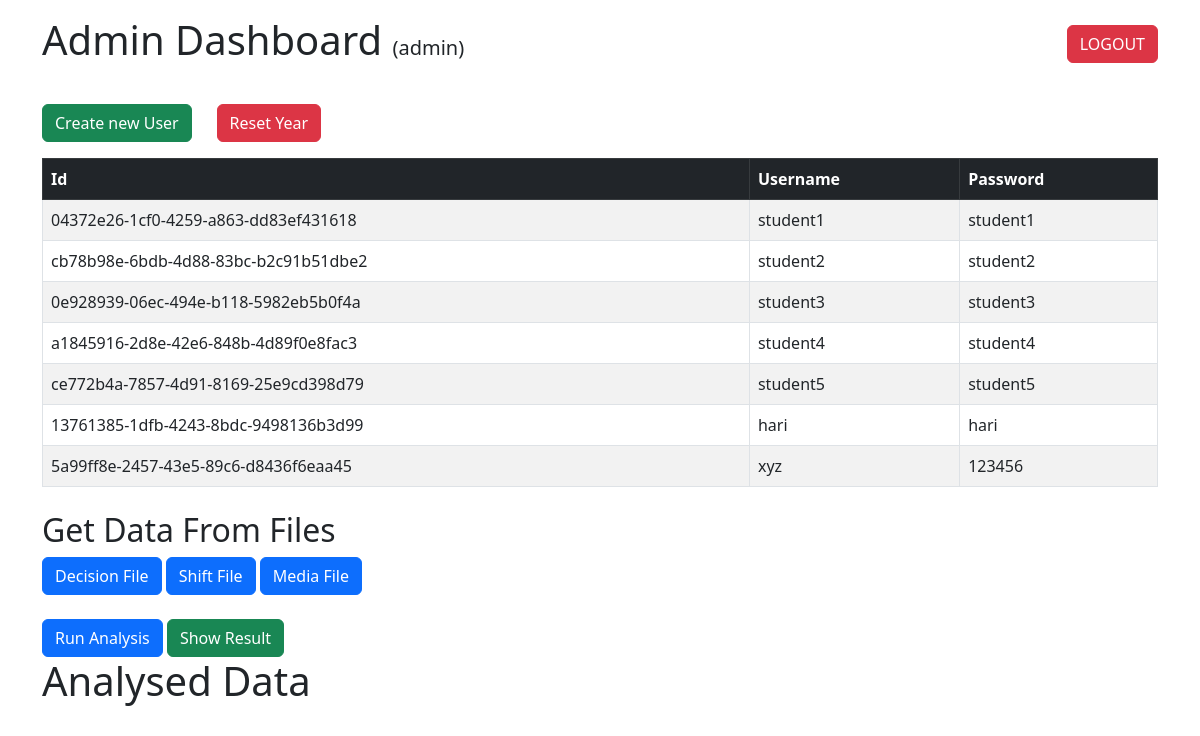
The page /admin (signed in) on the database its author committed.
### tables this page shows
CREATE TABLE "users" (
	"id"	TEXT,
	"username"	TEXT,
	"password"	TEXT,
	"userType"	TEXT
, "analysedYear"	INTEGER);

### main.py (the view)
@app.route("/admin", methods=["GET", "POST"])
def admin_dashboard():
    if not session.get('user'):
        return redirect(url_for('signin'))
    if session.get('user')['userType'] != "admin":
        return redirect(url_for('signin'))
    users = getUsers(session.get("user")['username'])
    session["users_table"] = users
    connection = sqlite3.connect("user.db")
    cursor = connection.cursor()
    cursor.execute("SELECT allowAccess FROM YEARTABLE WHERE id = 1")
    allow_access = cursor.fetchall()[0][0]
    session['showResult'] = allow_access
    return render_template("admin_dashboard.html")

### main.py (called while the page is built)
def getUsers(username):
    connection = sqlite3.connect("user.db")
    cursor = connection.cursor()
    user = session.get('user')
    cursor.execute("SELECT * FROM USERS WHERE username != ?", (username,))
    users = cursor.fetchall()
    return users

### templates/admin_dashboard.html (shortened to what this page needs)
<!DOCTYPE html>
<html lang="en">
  <head>
    <link
      href="https://cdn.jsdelivr.net/npm/bootstrap@5.3.0/dist/css/bootstrap.min.css"
      rel="stylesheet"
    />
  </head>
  <body>
    <div class="container">
      <div class="d-flex flex-row justify-content-between align-items-center py-3 ">
        <h1>Admin Dashboard <span class="lead">({{ session['user']['username'] | safe }})</span> </h1>
        <form action="/logout" method="post"><input type="submit" value="LOGOUT" class="btn btn-danger"></input></form>
      </div>
      <div class="d-flex justify-content-between w-25 py-3">
      <a href="/signup" class="btn btn-success ">Create new User</a>
      <form action="/reset" method="get">
        <button  class="btn btn-danger ">Reset Year</button>
      </form>
      </div>
      <div>
        <table class="table table-bordered table-striped table-hover">
          <thead class="table-dark">
            <tr>
              <th scope="col">Id</th>
              <th scope="col">Username</th>
              <th scope="col">Password</th>
            </tr>
          </thead>
          <tbody>
            {% for user in session['users_table'] %}
              <tr>
                <td scope="row">{{ user[0] }}</td>
                <td>{{ user[1] }}</td>
                <td>{{ user[2] }}</td>
              </tr>
            {% endfor %}
          </tbody>
        </table>
      </div>
      <div class="section mt-4">
        <h2>Get Data From Files</h2>
        <form action="/get/file" method="post">
          <button type="submit" name="action" value="decision" class="btn btn-primary {% if session['file_name'] == 'decision' %} active {% endif %}">Decision File</button>
          <button type="submit" name="action" value="shift" class="btn btn-primary {% if session['file_name'] == 'shift' %} active {% endif %}">Shift File</button>
          <button type="submit" name="action" value="media" class="btn btn-primary {% if session['file_name'] == 'media' %} active {% endif %}">Media File</button>
        </form>
      </div>
      <div class="section mt-4">
        <form action="/run_r_script" method="get" class="d-inline-block"><input type="submit" value="Run Analysis" class="btn btn-primary "></input></form>
        <form action="/show_result_access" method="get" class="d-inline-block"><input type="submit" value="{% if session['showResult'] %}Hide{% else %}Show{% endif %} Result" class="btn btn-{% if session['showResult'] %}danger{% else %}success{% endif %}"></input></form>
        <h1>Analysed Data</h1>
      </div>
    </div>
  </body>
</html>

### rows shown on the page
users: id "04372e26-1cf0-4259-a863-dd83ef431618", username "student1", password "student1"
users: id "cb78b98e-6bdb-4d88-83bc-b2c91b51dbe2", username "student2", password "student2"
users: id "0e928939-06ec-494e-b118-5982eb5b0f4a", username "student3", password "student3"
users: id "a1845916-2d8e-42e6-848b-4d89f0e8fac3", username "student4", password "student4"
users: id "ce772b4a-7857-4d91-8169-25e9cd398d79", username "student5", password "student5"
users: id "13761385-1dfb-4243-8bdc-9498136b3d99", username "hari", password "hari"
users: id "5a99ff8e-2457-43e5-89c6-d8436f6eaa45", username "xyz", password "123456"

### other values the page prints
{{ session['user']['username'] | safe }} "admin"
